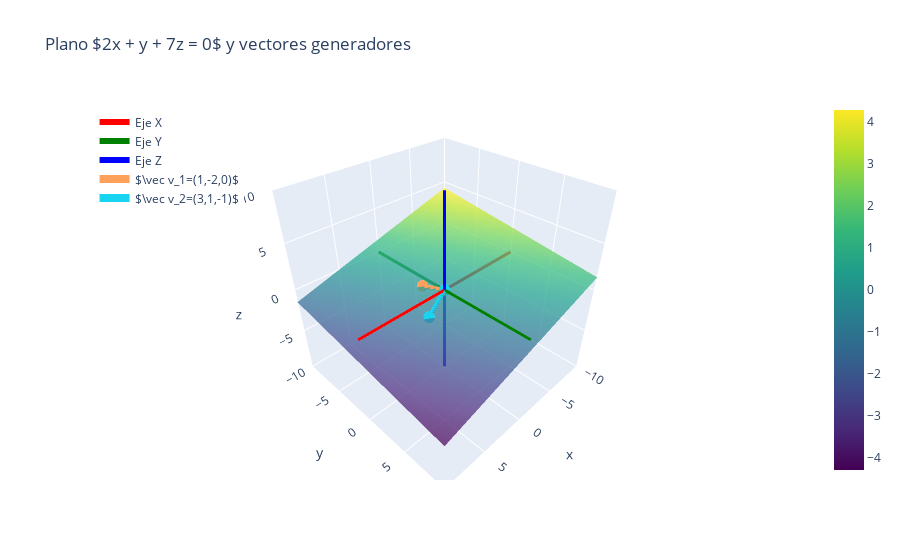

Notebook code for this chart:
### Code cell
import numpy as np
import plotly.graph_objects as go

# =========================
# Dominio del plano
# =========================
x = np.linspace(-10, 10, 50)
y = np.linspace(-10, 10, 50)
X, Y = np.meshgrid(x, y)

# Plano: 2x + y + 7z = 0  ->  z = -(2x + y)/7
Z = -(2*X + Y) / 7

plano = go.Surface(
    x=X,
    y=Y,
    z=Z,
    opacity=0.75,
    colorscale="Viridis",
    name="Plano"
)

# =========================
# Ejes coordenados
# =========================
L = 10  # longitud de los ejes

eje_x = go.Scatter3d(
    x=[-L, L], y=[0, 0], z=[0, 0],
    mode="lines",
    line=dict(color="red", width=6),
    name="Eje X"
)

eje_y = go.Scatter3d(
    x=[0, 0], y=[-L, L], z=[0, 0],
    mode="lines",
    line=dict(color="green", width=6),
    name="Eje Y"
)

eje_z = go.Scatter3d(
    x=[0, 0], y=[0, 0], z=[-L, L],
    mode="lines",
    line=dict(color="blue", width=6),
    name="Eje Z"
)

# =========================
# Vectores generadores
# =========================
v1 = np.array([1, -2, 0])
v2 = np.array([3, 1, -1])

vector_v1 = go.Scatter3d(
    x=[0, v1[0]],
    y=[0, v1[1]],
    z=[0, v1[2]],
    mode="lines+markers",
    line=dict(width=8),
    marker=dict(size=4),
    name=r"$\vec v_1=(1,-2,0)$"
)

vector_v2 = go.Scatter3d(
    x=[0, v2[0]],
    y=[0, v2[1]],
    z=[0, v2[2]],
    mode="lines+markers",
    line=dict(width=8),
    marker=dict(size=4),
    name=r"$\vec v_2=(3,1,-1)$"
)

# =========================
# Figura
# =========================
fig = go.Figure(
    data=[
        plano,
        eje_x, eje_y, eje_z,
        vector_v1, vector_v2
    ]
)

fig.update_layout(
    title=r"Plano $2x + y + 7z = 0$ y vectores generadores",
    scene=dict(
        xaxis=dict(title="x", range=[-L, L]),
        yaxis=dict(title="y", range=[-L, L]),
        zaxis=dict(title="z", range=[-L, L]),
        aspectmode="cube"
    ),
    legend=dict(
        x=0.02,
        y=0.98
    )
)

fig.show()

# Exportar imagen
fig.write_image("plano_vectores_generadores.png", width=1200, height=900, scale=2)

### Figure 1 — Plotly figure (JSON) as saved in the notebook; plotly's stock layout.template omitted (floating-point values rounded to 4 significant figures; data arrays with more than 128 entries replaced by an {"elided": "..."} marker saying what was removed)
{"data": [{"colorscale": [[0, "#440154"], [0.1111, "#482878"], [0.2222, "#3e4989"], [0.3333, "#31688e"], [0.4444, "#26828e"], [0.5556, "#1f9e89"], [0.6667, "#35b779"], [0.7778, "#6ece58"], [0.8889, "#b5de2b"], [1, "#fde725"]], "name": "Plano", "opacity": 0.75, "type": "surface", "x": {"elided": "50x50 float values"}, "y": {"elided": "50x50 float values"}, "z": {"elided": "50x50 float values"}}, {"line": {"color": "red", "width": 6}, "mode": "lines", "name": "Eje X", "type": "scatter3d", "x": [-10, 10], "y": [0, 0], "z": [0, 0]}, {"line": {"color": "green", "width": 6}, "mode": "lines", "name": "Eje Y", "type": "scatter3d", "x": [0, 0], "y": [-10, 10], "z": [0, 0]}, {"line": {"color": "blue", "width": 6}, "mode": "lines", "name": "Eje Z", "type": "scatter3d", "x": [0, 0], "y": [0, 0], "z": [-10, 10]}, {"line": {"width": 8}, "marker": {"size": 4}, "mode": "lines+markers", "name": "$\\vec v_1=(1,-2,0)$", "type": "scatter3d", "x": [0, 1], "y": [0, -2], "z": [0, 0]}, {"line": {"width": 8}, "marker": {"size": 4}, "mode": "lines+markers", "name": "$\\vec v_2=(3,1,-1)$", "type": "scatter3d", "x": [0, 3], "y": [0, 1], "z": [0, -1]}], "layout": {"legend": {"x": 0.02, "y": 0.98}, "scene": {"aspectmode": "cube", "xaxis": {"range": [-10, 10], "title": {"text": "x"}}, "yaxis": {"range": [-10, 10], "title": {"text": "y"}}, "zaxis": {"range": [-10, 10], "title": {"text": "z"}}}, "title": {"text": "Plano $2x + y + 7z = 0$ y vectores generadores"}}}
